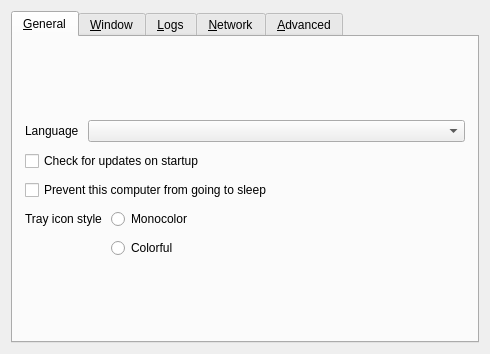
<?xml version="1.0" encoding="UTF-8"?>
<ui version="4.0">
 <class>SettingsDialog</class>
 <widget class="QDialog" name="SettingsDialog">
  <property name="geometry">
   <rect>
    <x>0</x>
    <y>0</y>
    <width>490</width>
    <height>326</height>
   </rect>
  </property>
  <property name="sizePolicy">
   <sizepolicy hsizetype="Maximum" vsizetype="Maximum">
    <horstretch>0</horstretch>
    <verstretch>0</verstretch>
   </sizepolicy>
  </property>
  <property name="windowTitle">
   <string>Preferences</string>
  </property>
  <property name="modal">
   <bool>true</bool>
  </property>
  <layout class="QVBoxLayout" name="verticalLayout_3">
   <item>
    <widget class="QTabWidget" name="tabWidget">
     <widget class="QWidget" name="tabGeneral">
      <attribute name="title">
       <string>&amp;General</string>
      </attribute>
      <layout class="QVBoxLayout" name="verticalLayout_6">
       <property name="spacing">
        <number>9</number>
       </property>
       <property name="leftMargin">
        <number>12</number>
       </property>
       <property name="topMargin">
        <number>12</number>
       </property>
       <property name="rightMargin">
        <number>12</number>
       </property>
       <property name="bottomMargin">
        <number>12</number>
       </property>
       <item>
        <spacer name="verticalSpacer_6">
         <property name="orientation">
          <enum>Qt::Orientation::Vertical</enum>
         </property>
         <property name="sizeHint" stdset="0">
          <size>
           <width>20</width>
           <height>0</height>
          </size>
         </property>
        </spacer>
       </item>
       <item>
        <layout class="QHBoxLayout" name="horizontalLayout_3">
         <item>
          <widget class="QLabel" name="lblLanguage">
           <property name="sizePolicy">
            <sizepolicy hsizetype="Maximum" vsizetype="Preferred">
             <horstretch>0</horstretch>
             <verstretch>0</verstretch>
            </sizepolicy>
           </property>
           <property name="text">
            <string>Language</string>
           </property>
          </widget>
         </item>
         <item>
          <widget class="QComboBox" name="comboLanguage"/>
         </item>
        </layout>
       </item>
       <item>
        <widget class="QCheckBox" name="cbAutoUpdate">
         <property name="text">
          <string>Check for updates on startup</string>
         </property>
        </widget>
       </item>
       <item>
        <widget class="QCheckBox" name="cbPreventSleep">
         <property name="text">
          <string>Prevent this computer from going to sleep</string>
         </property>
        </widget>
       </item>
       <item>
        <layout class="QFormLayout" name="formLayout">
         <item row="1" column="1">
          <widget class="QRadioButton" name="rbIconColorful">
           <property name="text">
            <string>Colorful</string>
           </property>
          </widget>
         </item>
         <item row="0" column="1">
          <widget class="QRadioButton" name="rbIconMono">
           <property name="text">
            <string>Monocolor</string>
           </property>
          </widget>
         </item>
         <item row="0" column="0">
          <widget class="QLabel" name="lblTrayIconStyle">
           <property name="text">
            <string>Tray icon style</string>
           </property>
          </widget>
         </item>
        </layout>
       </item>
       <item>
        <spacer name="verticalSpacer_3">
         <property name="orientation">
          <enum>Qt::Orientation::Vertical</enum>
         </property>
         <property name="sizeHint" stdset="0">
          <size>
           <width>20</width>
           <height>0</height>
          </size>
         </property>
        </spacer>
       </item>
      </layout>
     </widget>
     <widget class="QWidget" name="tabWindow">
      <attribute name="title">
       <string>&amp;Window</string>
      </attribute>
      <layout class="QVBoxLayout" name="verticalLayout_14">
       <property name="spacing">
        <number>9</number>
       </property>
       <property name="leftMargin">
        <number>12</number>
       </property>
       <property name="topMargin">
        <number>12</number>
       </property>
       <property name="rightMargin">
        <number>12</number>
       </property>
       <property name="bottomMargin">
        <number>12</number>
       </property>
       <item>
        <spacer name="verticalSpacer_7">
         <property name="orientation">
          <enum>Qt::Orientation::Vertical</enum>
         </property>
         <property name="sizeHint" stdset="0">
          <size>
           <width>20</width>
           <height>0</height>
          </size>
         </property>
        </spacer>
       </item>
       <item>
        <layout class="QFormLayout" name="formLayout_2">
         <property name="labelAlignment">
          <set>Qt::AlignmentFlag::AlignRight|Qt::AlignmentFlag::AlignTrailing|Qt::AlignmentFlag::AlignVCenter</set>
         </property>
         <item row="0" column="0">
          <widget class="QLabel" name="label_3">
           <property name="text">
            <string>When the application starts</string>
           </property>
          </widget>
         </item>
         <item row="0" column="1">
          <widget class="QWidget" name="widget" native="true">
           <layout class="QVBoxLayout" name="verticalLayout_2">
            <item>
             <widget class="QRadioButton" name="rbShowOnStart">
              <property name="text">
               <string>Show the main window</string>
              </property>
             </widget>
            </item>
            <item>
             <widget class="QRadioButton" name="rbAutoHide">
              <property name="text">
               <string>Send to background</string>
              </property>
             </widget>
            </item>
           </layout>
          </widget>
         </item>
         <item row="1" column="0">
          <widget class="QLabel" name="label">
           <property name="text">
            <string>When the main window is closed</string>
           </property>
           <property name="alignment">
            <set>Qt::AlignmentFlag::AlignRight|Qt::AlignmentFlag::AlignTrailing|Qt::AlignmentFlag::AlignVCenter</set>
           </property>
          </widget>
         </item>
         <item row="1" column="1">
          <widget class="QWidget" name="widget_2" native="true">
           <layout class="QVBoxLayout" name="verticalLayout_13">
            <item>
             <widget class="QRadioButton" name="rbExitOnClose">
              <property name="text">
               <string>Exit</string>
              </property>
             </widget>
            </item>
            <item>
             <widget class="QRadioButton" name="rbCloseToTray">
              <property name="text">
               <string>Send to background</string>
              </property>
             </widget>
            </item>
           </layout>
          </widget>
         </item>
        </layout>
       </item>
       <item>
        <widget class="QCheckBox" name="cbShowVersion">
         <property name="text">
          <string>Include version in the window title</string>
         </property>
        </widget>
       </item>
       <item>
        <spacer name="verticalSpacer_11">
         <property name="orientation">
          <enum>Qt::Orientation::Vertical</enum>
         </property>
         <property name="sizeHint" stdset="0">
          <size>
           <width>20</width>
           <height>0</height>
          </size>
         </property>
        </spacer>
       </item>
      </layout>
     </widget>
     <widget class="QWidget" name="tabLog">
      <attribute name="title">
       <string>&amp;Logs</string>
      </attribute>
      <layout class="QVBoxLayout" name="verticalLayout">
       <property name="spacing">
        <number>9</number>
       </property>
       <property name="leftMargin">
        <number>12</number>
       </property>
       <property name="topMargin">
        <number>12</number>
       </property>
       <property name="rightMargin">
        <number>12</number>
       </property>
       <property name="bottomMargin">
        <number>12</number>
       </property>
       <item>
        <spacer name="verticalSpacer_8">
         <property name="orientation">
          <enum>Qt::Orientation::Vertical</enum>
         </property>
         <property name="sizeHint" stdset="0">
          <size>
           <width>20</width>
           <height>0</height>
          </size>
         </property>
        </spacer>
       </item>
       <item>
        <layout class="QHBoxLayout" name="horizontalLayout_4">
         <item>
          <widget class="QLabel" name="lblLogLevel">
           <property name="sizePolicy">
            <sizepolicy hsizetype="Maximum" vsizetype="Fixed">
             <horstretch>0</horstretch>
             <verstretch>0</verstretch>
            </sizepolicy>
           </property>
           <property name="text">
            <string>Level</string>
           </property>
          </widget>
         </item>
         <item>
          <widget class="QComboBox" name="comboLogLevel"/>
         </item>
        </layout>
       </item>
       <item>
        <widget class="QLabel" name="lblDebugWarning">
         <property name="text">
          <string>Using a log level higher than Info may affect performance.</string>
         </property>
         <property name="wordWrap">
          <bool>true</bool>
         </property>
        </widget>
       </item>
       <item>
        <widget class="QGroupBox" name="groupLogToFile">
         <property name="title">
          <string>Log to file</string>
         </property>
         <property name="checkable">
          <bool>true</bool>
         </property>
         <layout class="QHBoxLayout" name="horizontalLayout_2">
          <item>
           <widget class="QWidget" name="widgetLogFilename" native="true">
            <property name="sizePolicy">
             <sizepolicy hsizetype="Preferred" vsizetype="Maximum">
              <horstretch>0</horstretch>
              <verstretch>0</verstretch>
             </sizepolicy>
            </property>
            <layout class="QHBoxLayout" name="_4">
             <property name="spacing">
              <number>3</number>
             </property>
             <property name="leftMargin">
              <number>0</number>
             </property>
             <property name="topMargin">
              <number>0</number>
             </property>
             <property name="rightMargin">
              <number>0</number>
             </property>
             <property name="bottomMargin">
              <number>0</number>
             </property>
             <item>
              <widget class="QLabel" name="labelLogPath">
               <property name="sizePolicy">
                <sizepolicy hsizetype="Preferred" vsizetype="Fixed">
                 <horstretch>0</horstretch>
                 <verstretch>0</verstretch>
                </sizepolicy>
               </property>
               <property name="text">
                <string>Log path</string>
               </property>
              </widget>
             </item>
             <item>
              <spacer name="horizontalSpacer_7">
               <property name="orientation">
                <enum>Qt::Orientation::Horizontal</enum>
               </property>
               <property name="sizeType">
                <enum>QSizePolicy::Policy::Minimum</enum>
               </property>
               <property name="sizeHint" stdset="0">
                <size>
                 <width>17</width>
                 <height>25</height>
                </size>
               </property>
              </spacer>
             </item>
             <item>
              <widget class="QLineEdit" name="lineLogFilename">
               <property name="enabled">
                <bool>true</bool>
               </property>
               <property name="sizePolicy">
                <sizepolicy hsizetype="Expanding" vsizetype="Fixed">
                 <horstretch>0</horstretch>
                 <verstretch>0</verstretch>
                </sizepolicy>
               </property>
              </widget>
             </item>
             <item>
              <widget class="QPushButton" name="btnBrowseLog">
               <property name="enabled">
                <bool>true</bool>
               </property>
               <property name="cursor">
                <cursorShape>PointingHandCursor</cursorShape>
               </property>
               <property name="text">
                <string/>
               </property>
               <property name="icon">
                <iconset theme="QIcon::ThemeIcon::DocumentOpen"/>
               </property>
               <property name="flat">
                <bool>true</bool>
               </property>
              </widget>
             </item>
            </layout>
           </widget>
          </item>
         </layout>
        </widget>
       </item>
       <item>
        <widget class="QCheckBox" name="cbGuiDebug">
         <property name="text">
          <string>Enable GUI debug messages</string>
         </property>
        </widget>
       </item>
       <item>
        <spacer name="verticalSpacer_4">
         <property name="orientation">
          <enum>Qt::Orientation::Vertical</enum>
         </property>
         <property name="sizeHint" stdset="0">
          <size>
           <width>20</width>
           <height>0</height>
          </size>
         </property>
        </spacer>
       </item>
      </layout>
     </widget>
     <widget class="QWidget" name="tabNetwork">
      <attribute name="title">
       <string>&amp;Network</string>
      </attribute>
      <layout class="QVBoxLayout" name="verticalLayout_7">
       <property name="spacing">
        <number>9</number>
       </property>
       <property name="leftMargin">
        <number>12</number>
       </property>
       <property name="topMargin">
        <number>12</number>
       </property>
       <property name="rightMargin">
        <number>12</number>
       </property>
       <property name="bottomMargin">
        <number>12</number>
       </property>
       <item>
        <spacer name="verticalSpacer_9">
         <property name="orientation">
          <enum>Qt::Orientation::Vertical</enum>
         </property>
         <property name="sizeHint" stdset="0">
          <size>
           <width>20</width>
           <height>0</height>
          </size>
         </property>
        </spacer>
       </item>
       <item>
        <layout class="QHBoxLayout" name="horizontalLayout">
         <item>
          <widget class="QLabel" name="lblNetworkIp">
           <property name="sizePolicy">
            <sizepolicy hsizetype="Maximum" vsizetype="Fixed">
             <horstretch>0</horstretch>
             <verstretch>0</verstretch>
            </sizepolicy>
           </property>
           <property name="text">
            <string>Network IP</string>
           </property>
          </widget>
         </item>
         <item>
          <widget class="QComboBox" name="comboInterface">
           <property name="sizePolicy">
            <sizepolicy hsizetype="Maximum" vsizetype="Fixed">
             <horstretch>0</horstretch>
             <verstretch>0</verstretch>
            </sizepolicy>
           </property>
           <item>
            <property name="text">
             <string>Automatic</string>
            </property>
           </item>
          </widget>
         </item>
         <item>
          <spacer name="horizontalSpacer">
           <property name="orientation">
            <enum>Qt::Orientation::Horizontal</enum>
           </property>
           <property name="sizeType">
            <enum>QSizePolicy::Policy::Expanding</enum>
           </property>
           <property name="sizeHint" stdset="0">
            <size>
             <width>25</width>
             <height>20</height>
            </size>
           </property>
          </spacer>
         </item>
        </layout>
       </item>
       <item>
        <layout class="QHBoxLayout" name="horizontalLayout_6">
         <item>
          <widget class="QLabel" name="lblPort">
           <property name="sizePolicy">
            <sizepolicy hsizetype="Maximum" vsizetype="Fixed">
             <horstretch>0</horstretch>
             <verstretch>0</verstretch>
            </sizepolicy>
           </property>
           <property name="text">
            <string>Port</string>
           </property>
          </widget>
         </item>
         <item>
          <widget class="QSpinBox" name="sbPort">
           <property name="enabled">
            <bool>true</bool>
           </property>
           <property name="sizePolicy">
            <sizepolicy hsizetype="Maximum" vsizetype="Fixed">
             <horstretch>0</horstretch>
             <verstretch>0</verstretch>
            </sizepolicy>
           </property>
           <property name="maximum">
            <number>65535</number>
           </property>
           <property name="value">
            <number>24800</number>
           </property>
          </widget>
         </item>
         <item>
          <spacer name="horizontalSpacer_3">
           <property name="orientation">
            <enum>Qt::Orientation::Horizontal</enum>
           </property>
           <property name="sizeHint" stdset="0">
            <size>
             <width>40</width>
             <height>20</height>
            </size>
           </property>
          </spacer>
         </item>
        </layout>
       </item>
       <item>
        <widget class="QGroupBox" name="groupAutoDesktflow">
         <property name="title">
          <string>AutoDeskflow</string>
         </property>
         <layout class="QVBoxLayout" name="layoutAutoDesktflow">
          <item>
           <layout class="QHBoxLayout" name="layoutGroupToken">
            <item>
             <widget class="QLabel" name="lblGroupToken">
              <property name="text">
               <string>Group Token</string>
              </property>
              <property name="buddy">
               <cstring>lineGroupToken</cstring>
              </property>
             </widget>
            </item>
            <item>
             <widget class="QLineEdit" name="lineGroupToken">
              <property name="placeholderText">
               <string>Shared secret for peer discovery</string>
              </property>
              <property name="toolTip">
               <string>Computers with the same token find each other automatically. Use the same token on all your computers; clear it to generate a new one from your user name.</string>
              </property>
             </widget>
            </item>
           </layout>
          </item>
          <item>
           <widget class="QCheckBox" name="cbEnableFileTransfer">
            <property name="text">
             <string>Enable file transfer via clipboard</string>
            </property>
            <property name="toolTip">
             <string>Offer files copied on this computer to others, and accept files copied on other computers. Files are only transferred when you paste.</string>
            </property>
           </widget>
          </item>
         </layout>
        </widget>
       </item>
       <item>
        <widget class="QGroupBox" name="groupSecurity">
         <property name="sizePolicy">
          <sizepolicy hsizetype="Preferred" vsizetype="Maximum">
           <horstretch>0</horstretch>
           <verstretch>0</verstretch>
          </sizepolicy>
         </property>
         <property name="title">
          <string>Enable TLS Encryption</string>
         </property>
         <property name="checkable">
          <bool>true</bool>
         </property>
         <property name="checked">
          <bool>false</bool>
         </property>
         <layout class="QVBoxLayout" name="_11">
          <item>
           <widget class="QWidget" name="widgetTlsCert" native="true">
            <layout class="QHBoxLayout" name="_12">
             <property name="leftMargin">
              <number>0</number>
             </property>
             <property name="topMargin">
              <number>0</number>
             </property>
             <property name="rightMargin">
              <number>0</number>
             </property>
             <property name="bottomMargin">
              <number>0</number>
             </property>
             <item>
              <widget class="QLabel" name="lblTlsCertInfo">
               <property name="text">
                <string notr="true"/>
               </property>
              </widget>
             </item>
             <item>
              <widget class="QLabel" name="lblTlsCert">
               <property name="sizePolicy">
                <sizepolicy hsizetype="Preferred" vsizetype="Fixed">
                 <horstretch>0</horstretch>
                 <verstretch>0</verstretch>
                </sizepolicy>
               </property>
               <property name="text">
                <string>Certificate</string>
               </property>
              </widget>
             </item>
             <item>
              <widget class="QLineEdit" name="lineTlsCertPath">
               <property name="minimumSize">
                <size>
                 <width>0</width>
                 <height>0</height>
                </size>
               </property>
              </widget>
             </item>
             <item>
              <widget class="QPushButton" name="btnTlsCertPath">
               <property name="cursor">
                <cursorShape>PointingHandCursor</cursorShape>
               </property>
               <property name="text">
                <string/>
               </property>
               <property name="icon">
                <iconset theme="QIcon::ThemeIcon::DocumentOpen"/>
               </property>
               <property name="flat">
                <bool>true</bool>
               </property>
              </widget>
             </item>
            </layout>
           </widget>
          </item>
          <item>
           <layout class="QHBoxLayout" name="horizontalLayout_5">
            <property name="topMargin">
             <number>0</number>
            </property>
            <item>
             <widget class="QLabel" name="lblTlsKeyLength">
              <property name="sizePolicy">
               <sizepolicy hsizetype="Preferred" vsizetype="Fixed">
                <horstretch>0</horstretch>
                <verstretch>0</verstretch>
               </sizepolicy>
              </property>
              <property name="text">
               <string>Key length</string>
              </property>
             </widget>
            </item>
            <item>
             <widget class="QComboBox" name="comboTlsKeyLength">
              <item>
               <property name="text">
                <string notr="true">2048</string>
               </property>
              </item>
              <item>
               <property name="text">
                <string notr="true">4096</string>
               </property>
              </item>
             </widget>
            </item>
            <item>
             <spacer name="horizontalSpacer_2">
              <property name="orientation">
               <enum>Qt::Orientation::Horizontal</enum>
              </property>
              <property name="sizeHint" stdset="0">
               <size>
                <width>40</width>
                <height>20</height>
               </size>
              </property>
             </spacer>
            </item>
            <item>
             <widget class="QPushButton" name="btnTlsRegenCert">
              <property name="text">
               <string>Regenerate certificate</string>
              </property>
              <property name="icon">
               <iconset theme="QIcon::ThemeIcon::ViewRefresh"/>
              </property>
             </widget>
            </item>
           </layout>
          </item>
          <item>
           <widget class="QCheckBox" name="cbRequireClientCert">
            <property name="text">
             <string>Require client certificates</string>
            </property>
           </widget>
          </item>
          <item>
           <spacer name="verticalSpacer_2">
            <property name="orientation">
             <enum>Qt::Orientation::Vertical</enum>
            </property>
            <property name="sizeHint" stdset="0">
             <size>
              <width>20</width>
              <height>0</height>
             </size>
            </property>
           </spacer>
          </item>
         </layout>
        </widget>
       </item>
       <item>
        <spacer name="verticalSpacer_5">
         <property name="orientation">
          <enum>Qt::Orientation::Vertical</enum>
         </property>
         <property name="sizeHint" stdset="0">
          <size>
           <width>20</width>
           <height>0</height>
          </size>
         </property>
        </spacer>
       </item>
      </layout>
     </widget>
     <widget class="QWidget" name="tabAdvanced">
      <attribute name="title">
       <string>&amp;Advanced</string>
      </attribute>
      <layout class="QVBoxLayout" name="verticalLayout_4">
       <property name="spacing">
        <number>9</number>
       </property>
       <property name="leftMargin">
        <number>12</number>
       </property>
       <property name="topMargin">
        <number>12</number>
       </property>
       <property name="rightMargin">
        <number>12</number>
       </property>
       <property name="bottomMargin">
        <number>12</number>
       </property>
       <item>
        <spacer name="verticalSpacer_10">
         <property name="orientation">
          <enum>Qt::Orientation::Vertical</enum>
         </property>
         <property name="sizeHint" stdset="0">
          <size>
           <width>20</width>
           <height>0</height>
          </size>
         </property>
        </spacer>
       </item>
       <item>
        <widget class="QGroupBox" name="groupService">
         <property name="enabled">
          <bool>true</bool>
         </property>
         <property name="title">
          <string>Use background service (daemon)</string>
         </property>
         <property name="checkable">
          <bool>true</bool>
         </property>
         <property name="checked">
          <bool>false</bool>
         </property>
         <layout class="QGridLayout" name="_6">
          <item row="1" column="0">
           <widget class="QCheckBox" name="cbElevateDaemon">
            <property name="text">
             <string>Always run as system (work at login screen and UAC)</string>
            </property>
            <property name="autoExclusive">
             <bool>false</bool>
            </property>
           </widget>
          </item>
         </layout>
        </widget>
       </item>
       <item>
        <layout class="QFormLayout" name="formLayout_3">
         <property name="fieldGrowthPolicy">
          <enum>QFormLayout::FieldGrowthPolicy::ExpandingFieldsGrow</enum>
         </property>
         <property name="rowWrapPolicy">
          <enum>QFormLayout::RowWrapPolicy::DontWrapRows</enum>
         </property>
         <property name="labelAlignment">
          <set>Qt::AlignmentFlag::AlignLeading|Qt::AlignmentFlag::AlignLeft|Qt::AlignmentFlag::AlignVCenter</set>
         </property>
         <property name="formAlignment">
          <set>Qt::AlignmentFlag::AlignHCenter|Qt::AlignmentFlag::AlignTop</set>
         </property>
         <item row="0" column="0">
          <widget class="QCheckBox" name="cbRunEnterCommand">
           <property name="text">
            <string>Run command on enter</string>
           </property>
          </widget>
         </item>
         <item row="0" column="1">
          <widget class="QLineEdit" name="lineCommandEnter"/>
         </item>
         <item row="1" column="0">
          <widget class="QCheckBox" name="cbRunExitCommand">
           <property name="text">
            <string>Run command on exit</string>
           </property>
          </widget>
         </item>
         <item row="1" column="1">
          <widget class="QLineEdit" name="lineCommandExit"/>
         </item>
        </layout>
       </item>
       <item>
        <spacer name="verticalSpacer">
         <property name="orientation">
          <enum>Qt::Orientation::Vertical</enum>
         </property>
         <property name="sizeHint" stdset="0">
          <size>
           <width>20</width>
           <height>0</height>
          </size>
         </property>
        </spacer>
       </item>
       <item>
        <widget class="QPushButton" name="btnClearAllSettings">
         <property name="text">
          <string>Remove all settings</string>
         </property>
        </widget>
       </item>
      </layout>
     </widget>
    </widget>
   </item>
  </layout>
 </widget>
 <resources/>
 <connections/>
</ui>
